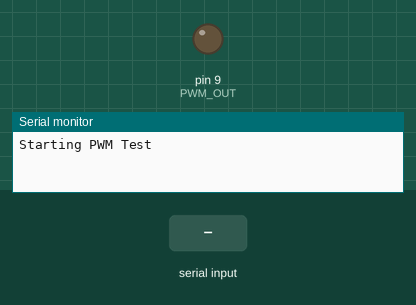
A sketch run on a simulated Arduino Uno, built with avr-gcc and run on an emulated ATmega328P. Parts: output pins drawn as LEDs (lit = HIGH), the last lines printed to the serial monitor. The inputs (shaded band) are chosen by the test bench.

Above: at 1.2 s.
1.3 s: "90,45\n" received over Serial
At 3.3 s:
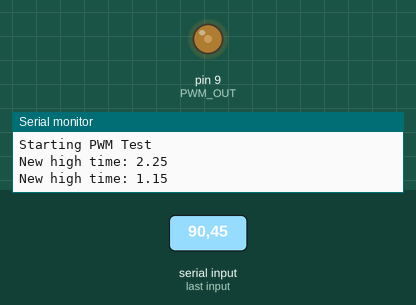
3.8 s: "90\n" received over Serial
At 6.2 s:
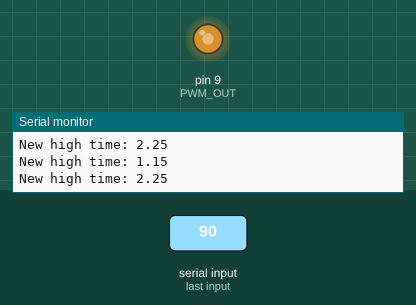
Timing chart, 0 to 7.7 s (numbered marks = the images above; inputs shaded):
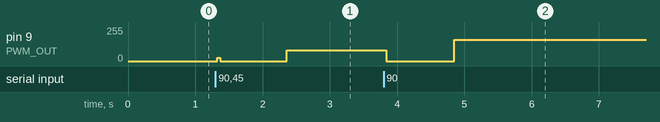

The sketch:

pwm_test.ino
```cpp
const float PERIOD  = 20;
const int PWM_OUT   = 9;
float   high_time = 0.05;
int   newdc       = 0;

void setup() {
  Serial.begin(115200);
  pinMode(PWM_OUT, OUTPUT);
  Serial.println("Starting PWM Test");
}

void loop() {
  if(Serial.available()) {
    newdc = Serial.parseInt();
    if((newdc > 0 ) & (newdc <= 100)) {
      high_time = (0.0245 * float(newdc)) + 0.05;
      Serial.print("New high time: ");
      Serial.println(high_time);
    }
  }
  digitalWrite(PWM_OUT, HIGH);
  delayMicroseconds(high_time * 1000);
  digitalWrite(PWM_OUT, LOW);
  delayMicroseconds((PERIOD - high_time) * 1000);
}
```

Measured:
- after the input at 1.3 s, pin 9 (PWM_OUT): 0/255 → 82/255 after 1.1 s
- after the input at 3.8 s, pin 9 (PWM_OUT): 82/255 → 0/255 at once, → 159/255 1.0 s later
